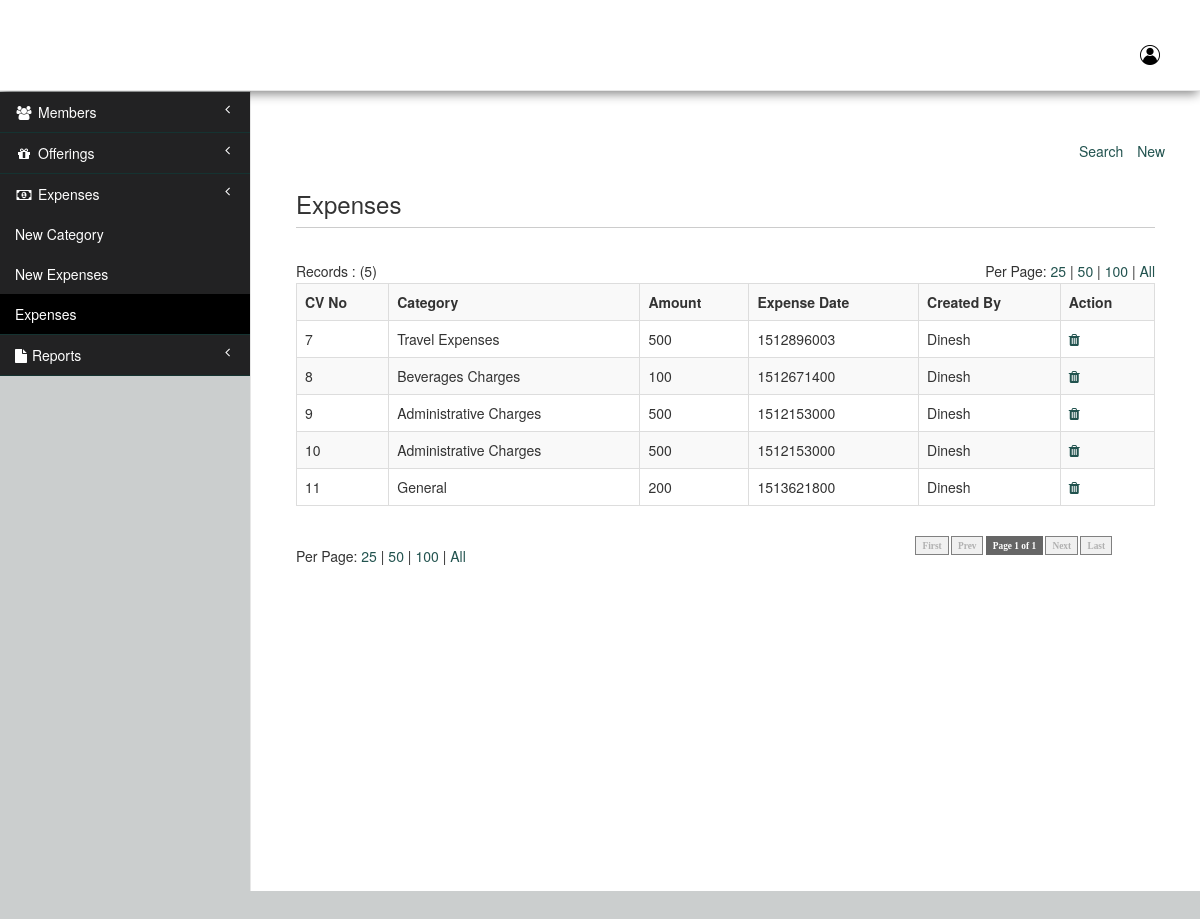
Page /expensesList.php (signed in) on the committed database.
### tables this page shows
CREATE TABLE IF NOT EXISTS `expenses` (
  `id` int(11) NOT NULL AUTO_INCREMENT,
  `cid` int(11) NOT NULL,
  `cat_id` int(11) NOT NULL,
  `amount` int(11) NOT NULL,
  `expense_date` int(11) NOT NULL,
  `created_by` int(11) NOT NULL,
  `created_at` int(11) NOT NULL,
  `updated_by` int(11) DEFAULT NULL,
  `updated_at` int(11) DEFAULT NULL,
  `active` int(1) NOT NULL DEFAULT '1',
  PRIMARY KEY (`id`),
  KEY `cat_id` (`cat_id`)
);

CREATE TABLE IF NOT EXISTS `expenses_category` (
  `id` int(11) NOT NULL AUTO_INCREMENT,
  `name` varchar(100) NOT NULL,
  `active` int(1) NOT NULL DEFAULT '1',
  `created_by` int(10) NOT NULL,
  `created_at` int(10) NOT NULL,
  `cid` int(11) NOT NULL,
  PRIMARY KEY (`id`)
);

CREATE TABLE IF NOT EXISTS `users` (
  `id` int(11) NOT NULL AUTO_INCREMENT,
  `cid` int(11) NOT NULL,
  `name` varchar(100) NOT NULL,
  `phone` bigint(20) NOT NULL,
  `password` varchar(100) NOT NULL,
  `user_type` int(5) unsigned NOT NULL,
  `mac` text NOT NULL,
  `active` int(1) NOT NULL DEFAULT '1',
  `created_at` int(11) NOT NULL,
  `created_by` int(11) NOT NULL,
  `updated_at` int(11) DEFAULT NULL,
  `updated_by` int(11) DEFAULT NULL,
  PRIMARY KEY (`id`),
  KEY `user_type_foregin` (`user_type`)
);

### expensesList.php (the view, shortened to what this page needs)
<?php
    require_once('includes/header.php');
    require_once('includes/config.php');
    require_once("includes/pagination.php");
    $query = "SELECT * FROM expenses where active = 1";
    $result = mysqli_query($con,$query);
    $total_items = mysqli_num_rows($result);
    $limit = (isset($_GET["limit"])) ? $_GET["limit"] : 25;
    $page = (isset($_GET["page"]))? $_GET["page"] : 1;
    if( $limit == 'all' ) {
        $total_category = ceil($total_items / $total_items);
    }
    else {
        $total_category = ceil($total_items / $limit);
    }
    $set_limit = (($page*$limit)-$limit);
    $reload = $_SERVER['PHP_SELF'] . "?limit=" . $limit;
?>
    <div id="wrapper">
        <?php require_once('includes/menu.php'); ?>
        <div id="page-wrapper">
            <div class="row">
                <div class="col-lg-12">
                    <br/>
                    <ul class="list-inline pull-right bbottom">
                        <li>
                            <a href="javascript:void(0);" data-toggle="collapse" data-target="#pSearch">Search</a>
                        </li>
                        <li>
                            <a href="expenses.php">New</a>
                        </li>
                    </ul>
                </div>
                <div class="col-lg-12">
                    <section id="content" style="border-bottom:none;">
                    <article id="cleft">
                    <div class="col-lg-12">
                        <h3>Expenses</h3>
                        <table width="100%" cellpadding="0" cellspacing="0" border="0">
                            <?php
                                $limit_data = "";
                                if( $limit !='all') {
                                    $limit_data .= " LIMIT $set_limit, $limit";
                                }
                                $fquery = "SELECT e.id,e.cat_id,e.expense_date,e.amount,ec.name as ec_name, u.name as uname FROM expenses e
                                join users u on e.created_by = u.id
                                join expenses_category ec on e.cat_id = ec.id where e.active = 1 $limit_data";
                                $fresult = mysqli_query($con,$fquery);
                                if( $total_items>0 ) { ?>
                                <tr height="25" valign="middle">
                                    <td>Records : (<?php echo $total_items;?>)</td>
                                    <td colspan="4" align="right">
                                        <?php echo("Per Page:
                                            <a href=$reload?limit=25&page=1>25</a> |
                                            <a href=$reload?limit=50&page=1>50</a> |
                                            <a href=$reload?limit=100&page=1>100</a> |
                                            <a href=$reload?limit=all&page=1>All</a><br/>
                                        ");
                                        ?>
                                    </td>
                                </tr>
                        </table>
                        <table class="table table-striped table-bordered table-hover">
                            <tr>
                                <th> CV No</th>
                                <th> Category</th>
                                <th> Amount </th>
                                <th> Expense Date </th>
                                <th> Created By </th>
                                <th> Action </th>
                            </tr>
                        <?php while( $row = mysqli_fetch_assoc($fresult)){
                            $id = $row['id'];
                            $category = $row['ec_name'];
                            $amount   = $row['amount'];
                            $date   = $row['expense_date'];
                            $name   = $row['uname'];
                        ?>
                            <tr>
                                <td>
                                    <span><?php echo $id; ?> </span>
                                </td>
                                <td>
                                    <span><?php echo $category; ?> </span>
                                </td>
                                <td>
                                    <span><?php echo $amount;?> </span>
                                </td>
                                <td>
                                    <span><?php echo $date;?> </span>
                                </td>
                                <td>
                                    <span><?php echo $name;?> </span>
                                </td>
                                <td>
                                    <span class="icons"><a href="javascript:void(0);" id="<?php echo $id;?>" data-id="<?php echo $id;?>" class="deleteExpense"><i class="fa fa-trash"></i></a></span>
                                </td>
                            </tr>
                        <?php } ?>
                        <?php } ?>
                        </table>
                        <table width="95%" border="0" cellspacing="0" cellpadding="0"  border="0">
                            <tr>
                            <td height="25">
                                <?php
                                    echo("<br/>Per Page:
                                    <a href=$reload?limit=25&page=1>25</a> |
                                    <a href=$reload?limit=50&page=1>50</a> |
                                    <a href=$reload?limit=100&page=1>100</a> |
                                    <a href=$reload?limit=all&page=1>All</a><br/>
                                    ");
                                ?>
                            </td>
                            <td align="right">
                                <?php echo paginate_one( $reload, $page, $total_category ); ?>
                            </td>
                            </tr>
                        </table>
                    </div>
                    </article>
                </section>
                </div>
            </div>
            </div>
        </div>
<?php require_once('includes/footer.php'); ?>

### rows in the picture
expenses: id "7", cat.name "Travel Expenses", amount "500", expense_date "1512896003", users.name "Dinesh"
expenses: id "8", cat.name "Beverages Charges", amount "100", expense_date "1512671400", users.name "Dinesh"
expenses: id "9", cat.name "Administrative Charges", amount "500", expense_date "1512153000", users.name "Dinesh"
expenses: id "10", cat.name "Administrative Charges", amount "500", expense_date "1512153000", users.name "Dinesh"
expenses: id "11", cat.name "General", amount "200", expense_date "1513621800", users.name "Dinesh"

### other values in the picture
$total_items "5"
$firstlabel "First"
$prevlabel "Prev"
$page "1"
$tpages "1"
$nextlabel "Next"
$lastlabel "Last"
